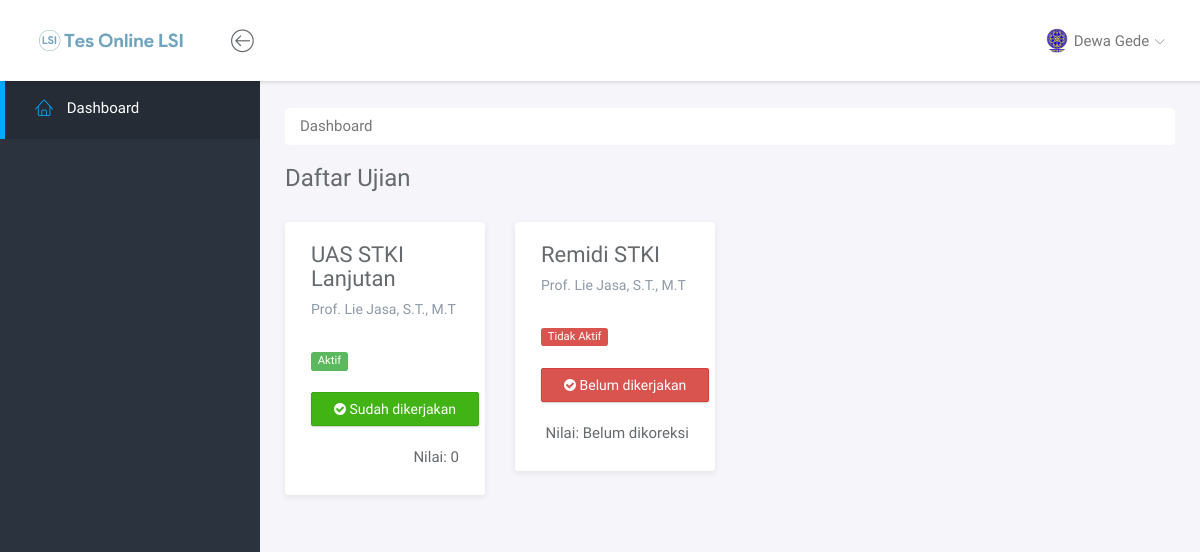
The app's page /mahasiswa (signed in), older data.
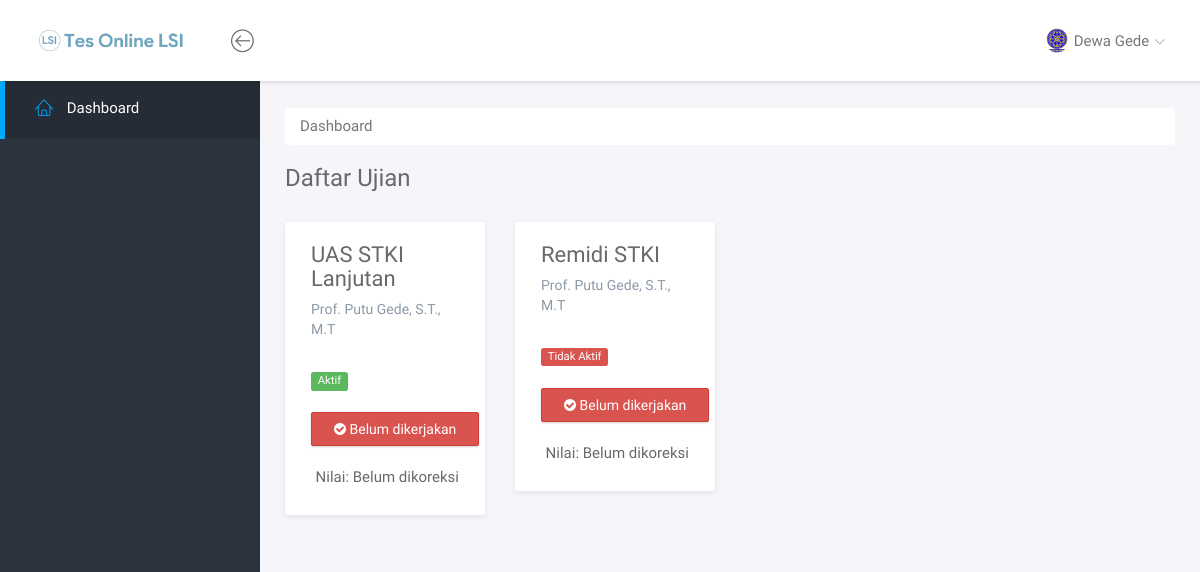
The same page, newer data.
### tables this page shows
CREATE TABLE `tb_ujian` (
  `id_ujian` int(10) NOT NULL AUTO_INCREMENT,
  `nama_ujian` varchar(255) DEFAULT NULL,
  `tgl_buat_ujian` datetime DEFAULT NULL,
  `tgl_selesai_ujian` datetime DEFAULT NULL,
  `id_dosen` int(11) DEFAULT NULL,
  `status_ujian` enum('Aktif','Selesai','Dihapus') DEFAULT NULL,
  PRIMARY KEY (`id_ujian`),
  KEY `id_dosen` (`id_dosen`),
  CONSTRAINT `tb_ujian_ibfk_1` FOREIGN KEY (`id_dosen`) REFERENCES `tb_dosen` (`id_dosen`)
);

CREATE TABLE `tb_dosen` (
  `id_dosen` int(10) NOT NULL AUTO_INCREMENT,
  `nama_dosen` varchar(255) DEFAULT NULL,
  `username_dosen` varchar(255) DEFAULT NULL,
  `password_dosen` varchar(255) DEFAULT NULL,
  PRIMARY KEY (`id_dosen`)
);

CREATE TABLE `tb_nilai_mhs` (
  `id` int(10) NOT NULL AUTO_INCREMENT,
  `id_ujian` int(10) DEFAULT NULL,
  `id_mhs` int(10) DEFAULT NULL,
  `nilai_mhs` float DEFAULT NULL,
  PRIMARY KEY (`id`),
  KEY `id_mhs` (`id_mhs`),
  KEY `id_ujian` (`id_ujian`),
  CONSTRAINT `tb_nilai_mhs_ibfk_1` FOREIGN KEY (`id_mhs`) REFERENCES `tb_mhs` (`id_mhs`),
  CONSTRAINT `tb_nilai_mhs_ibfk_2` FOREIGN KEY (`id_ujian`) REFERENCES `tb_ujian` (`id_ujian`)
);

### include/mahasiswa/content_dashboard.php (the view, shortened to what this page needs)
<?php
  $id_mhs = $_SESSION['id_mhs'];
  $ujian = mysqli_query($conn, "SELECT tb_ujian.* , tb_dosen.`nama_dosen` FROM tb_ujian INNER JOIN tb_dosen ON tb_dosen.`id_dosen`=tb_ujian.`id_dosen` WHERE status_ujian!='Dihapus'");
?>
<div class="main">
	<div class="main-content">
		<div class="container-fluid">
			<nav aria-label="breadcrumb" role="navigation">
			  <ol class="breadcrumb" style="background:#fff">
			    <li class="breadcrumb-item active" aria-current="page">Dashboard</li>
			  </ol>
			</nav>
			<h3 class="page-title">Daftar Ujian</h3>
			<div class="row">
				<?php
					foreach ($ujian as $nilai) {
				?>
				<div class="col-md-3">
					<div class="panel panel-headline">
						<div class="panel-heading">
							<h3 class="panel-title"><?php echo $nilai['nama_ujian']; ?></h3>
							<p class="panel-subtitle"><?php echo $nilai['nama_dosen']; ?></p>
						</div>
						<div class="panel-body">
							<?php
								if($nilai['status_ujian']=="Aktif") {
							?>
							<span class="label label-success">Aktif</span><br /><br />
							<?php
								} else {
							?>
							<span class="label label-danger">Tidak Aktif</span><br /><br />
							<?php
								}
								$id_ujian = $nilai['id_ujian'];
								$cek_kerjakan = mysqli_query($conn, "SELECT * FROM tb_nilai_mhs WHERE id_mhs = $id_mhs AND id_ujian = $id_ujian");
								if(mysqli_num_rows($cek_kerjakan)==0){
									$nilai_mhs = 'Belum dikoreksi';
									if($nilai['status_ujian']=='Aktif'){
							?>
										<a class="btn btn-danger" href="mahasiswa/kerjakan/<?php echo $id_ujian?>"><i class="fa fa-check-circle"></i> Belum dikerjakan</a>
							<?php
									} else {
							?>
										<a class="btn btn-danger" href="#"><i class="fa fa-check-circle"></i> Belum dikerjakan</a>
							<?php
									}
								} else {
									foreach ($cek_kerjakan as $key) {
										$nilai_mhs = $key['nilai_mhs'];
									}
							?>
								<a class="btn btn-success" href="#"><i class="fa fa-check-circle"></i> Sudah dikerjakan</a>
							<?php
								}
							?>
							<p style="text-align: right;">
								<?php
									echo "<br />Nilai: ".$nilai_mhs;
								?>
							</p>
						</div>
					</div>
				</div>
				<?php
					}
				?>
			</div>
		</div>
	</div>
</div>

### index.php (shortened to what this page needs)
<?php
	$path = parse_url($_SERVER['REQUEST_URI'], PHP_URL_PATH);
	$web_url = 'http://localhost/LatentSematicIndex-TesOnline/';
	$segment = explode('/', $path);
	$slug = $segment[2];
	if($slug=='mahasiswa'){
		if(isset($_SESSION['nama_mhs'])){
			include 'include/mahasiswa/index.php';
		} else {
			echo "Anda tidak memiliki akses ke halaman ini!";
		}
	} else if($slug=='dosen'){
		if(isset($_SESSION['nama_dosen'])){
			include 'include/dosen/index.php';
		} else {
			echo "Anda tidak memiliki akses ke halaman ini!";
		}
	} else if(empty($slug)||$slug=='home') {
		include 'login.php';
	} else {
		echo "404 Not Found";
	}
?>

### include/mahasiswa/index.php (shortened to what this page needs)
<!doctype html>
<html lang="en" class="fullscreen-bg">
<head>
	<link rel="stylesheet" href="<?php echo $web_url.'template';?>/css/bootstrap.min.css">
	<link rel="stylesheet" href="<?php echo $web_url.'template';?>/vendor/font-awesome/css/font-awesome.min.css">
	<link rel="stylesheet" href="<?php echo $web_url.'template';?>/vendor/linearicons/style.css">
	<link rel="stylesheet" href="<?php echo $web_url.'template';?>/css/main.css">
	<link rel="stylesheet" href="<?php echo $web_url.'template';?>/css/demo.css">
</head>
<body>
		<div id="wrapper">
			<?php include 'include/navbar.php'; ?>
			<?php include 'include/mahasiswa/sidebar_mhs.php'?>
			<?php
				if(isset($sluguri)){
					if ($sluguri=="kerjakan") {
						include 'include/mahasiswa/content_kerjakan_soal.php';
					}
				} else {
					include 'include/mahasiswa/content_dashboard.php';
				}
			?>
		</div>
	</body>
	</html>

### include/navbar.php (shortened to what this page needs)
<nav class="navbar navbar-default navbar-fixed-top">
  <div class="brand">
    <a href="index.html"><img src="<?php echo $web_url.'template'?>/img/headlsi.png" alt="Klorofil Logo" class="img-responsive logo" style="height: 21px;" /></a>
  </div>
  <div class="container-fluid">
    <div class="navbar-btn">
      <button type="button" class="btn-toggle-fullwidth"><i class="lnr lnr-arrow-left-circle"></i></button>
    </div>
    <div id="navbar-menu">
      <ul class="nav navbar-nav navbar-right">
        <li class="dropdown">
          <a href="#" class="dropdown-toggle" data-toggle="dropdown"><img src="<?php echo $web_url.'template'?>/img/Logo-unud-baru.png" class="img-circle" alt="Avatar"> <span>
              <?php
                if (isset($_SESSION['nama_mhs'])) {
                  echo $_SESSION['nama_mhs'];
                } else {
                  echo $_SESSION['nama_dosen'];
                }
              ?>
              </span> <i class="icon-submenu lnr lnr-chevron-down"></i></a>
        </li>
      </ul>
    </div>
  </div>
</nav>

### include/mahasiswa/sidebar_mhs.php
<div id="sidebar-nav" class="sidebar">
    <div class="sidebar-scroll">
        <nav>
            <ul class="nav">
                <li><a href="<?php echo $web_url;?>mahasiswa" class="active"><i class="lnr lnr-home"></i> <span>Dashboard</span></a></li>
            </ul>
        </nav>
    </div>
</div>

### template/css/main.css (style rules this page uses)
html { position: relative; min-height: 100%; }
body { background-color: #F3F5F8; font-family: "Source Sans Pro", sans-serif; font-size: 15px; color: #676a6d; }
a { color: #3287B2; }
.page-title { margin-top: 0; margin-bottom: 30px; font-weight: 300; }
#wrapper .sidebar { -webkit-transition: all 0.3s ease-in-out; -moz-transition: all 0.3s ease-in-out; -ms-transition: all 0.3s ease-in-out; -o-transition: all 0.3s ease-in-out; transition: all 0.3s ease-in-out; width: 260px; height: 100%; float: left; background-color: #2B333E; position: fixed; left: 0; }
#wrapper .main { -webkit-transition: all 0.3s ease-in-out; -moz-transition: all 0.3s ease-in-out; -ms-transition: all 0.3s ease-in-out; -o-transition: all 0.3s ease-in-out; transition: all 0.3s ease-in-out; width: calc(100% - 260px); left: 0; position: relative; float: right; background-color: #f5f5fa; }
#wrapper #sidebar-nav, #wrapper .main { padding-top: 80px; }
.main-content { padding: 28px 10px; }
html.fullscreen-bg, html.fullscreen-bg body, html.fullscreen-bg #wrapper { height: 100%; }
.navbar-default { -webkit-transition: all 0.3s ease-in-out; -moz-transition: all 0.3s ease-in-out; -ms-transition: all 0.3s ease-in-out; -o-transition: all 0.3s ease-in-out; transition: all 0.3s ease-in-out; -moz-box-shadow: 1px 2px 3px rgba(0, 0, 0, 0.1); -webkit-box-shadow: 1px 2px 3px rgba(0, 0, 0, 0.1); box-shadow: 1px 2px 3px rgba(0, 0, 0, 0.1); -webkit-border-radius: 0; -moz-border-radius: 0; border-radius: 0; padding: 0; margin: 0; border: none; background-color: #fff; }
.navbar-default .brand { float: left; padding: 30px 39px; background-color: #fff; }
.navbar-btn { float: left; padding: 16px 0; }
.navbar-btn button { font-size: 24px; padding: 4px 8px; line-height: .7; border: none; background: none; outline: none; }
.navbar-nav > li > a { padding: 28px 20px; }
.navbar-nav > li > a > i { font-size: 22px; margin-right: 2px; vertical-align: middle; }
.navbar-nav > li > a > i.icon-submenu { margin-left: 2px; margin-right: 0; font-size: 10px; position: relative; top: 2px; }
.navbar-nav > li > a > span { position: relative; top: 2px; }
.navbar-nav > li > a img { width: 22px; margin-right: 2px; }
@media screen and (min-width: 768px) { .navbar-nav.navbar-right { margin-right: 0; } }
.sidebar { z-index: 9; }
.sidebar .nav > li > a { padding: 18px 30px; color: #AEB7C2; border-left: 5px solid transparent; }
.sidebar .nav > li > a:hover, .sidebar .nav > li > a:focus, .sidebar .nav > li > a.active { color: #fff; background-color: transparent; }
.sidebar .nav > li > a:hover i, .sidebar .nav > li > a:focus i, .sidebar .nav > li > a.active i { color: #00AAFF; }
.sidebar .nav > li > a:focus, .sidebar .nav > li > a.active { background-color: #252c35; border-left-color: #00AAFF; }
.sidebar .nav i { margin-right: 10px; font-size: 18px; }
.sidebar .nav span { -webkit-transition: all 0.3s ease-in-out; -moz-transition: all 0.3s ease-in-out; -ms-transition: all 0.3s ease-in-out; -o-transition: all 0.3s ease-in-out; transition: all 0.3s ease-in-out; position: relative; top: -2px; }
.btn { -webkit-border-radius: 2px; -moz-border-radius: 2px; border-radius: 2px; -moz-box-shadow: 0px 1px 2px 0 rgba(0, 0, 0, 0.2); -webkit-box-shadow: 0px 1px 2px 0 rgba(0, 0, 0, 0.2); box-shadow: 0px 1px 2px 0 rgba(0, 0, 0, 0.2); padding: 6px 22px; }
.panel { -webkit-border-radius: 3px; -moz-border-radius: 3px; border-radius: 3px; -moz-box-shadow: 0 2px 6px rgba(0, 0, 0, 0.08); -webkit-box-shadow: 0 2px 6px rgba(0, 0, 0, 0.08); box-shadow: 0 2px 6px rgba(0, 0, 0, 0.08); background-color: #fff; margin-bottom: 30px; }
.panel .panel-heading, .panel .panel-body, .panel .panel-footer { padding-left: 25px; padding-right: 25px; }
.panel .panel-heading { padding-top: 20px; padding-bottom: 20px; position: relative; }
.panel .panel-heading .panel-title { margin: 0; font-size: 18px; font-weight: 300; }
.panel .panel-body { padding-top: 10px; padding-bottom: 15px; }
.panel.panel-headline .panel-heading { border-bottom: none; }
.panel.panel-headline .panel-heading .panel-title { margin-bottom: 8px; font-size: 22px; font-weight: normal; }
.panel.panel-headline .panel-heading .panel-subtitle { margin-bottom: 0; font-size: 14px; color: #8D99A8; }
.label { font-weight: normal; }
.btn-success { background-color: #41B314; border-color: #3ca512; }

Row changes from the older to the newer data that the page shows:
changed through a linked row, tb_ujian "UAS STKI Lanjutan": id_dosen.nama_dosen "Prof. Lie Jasa, S.T., M.T" → "Prof. Putu Gede, S.T., M.T"; tb_nilai_mhs.nilai_mhs "0" → "Belum dikoreksi"; text "Sudah dikerjakan" → "Belum dikerjakan"
changed through a linked row, tb_ujian "Remidi STKI": id_dosen.nama_dosen "Prof. Lie Jasa, S.T., M.T" → "Prof. Putu Gede, S.T., M.T"
